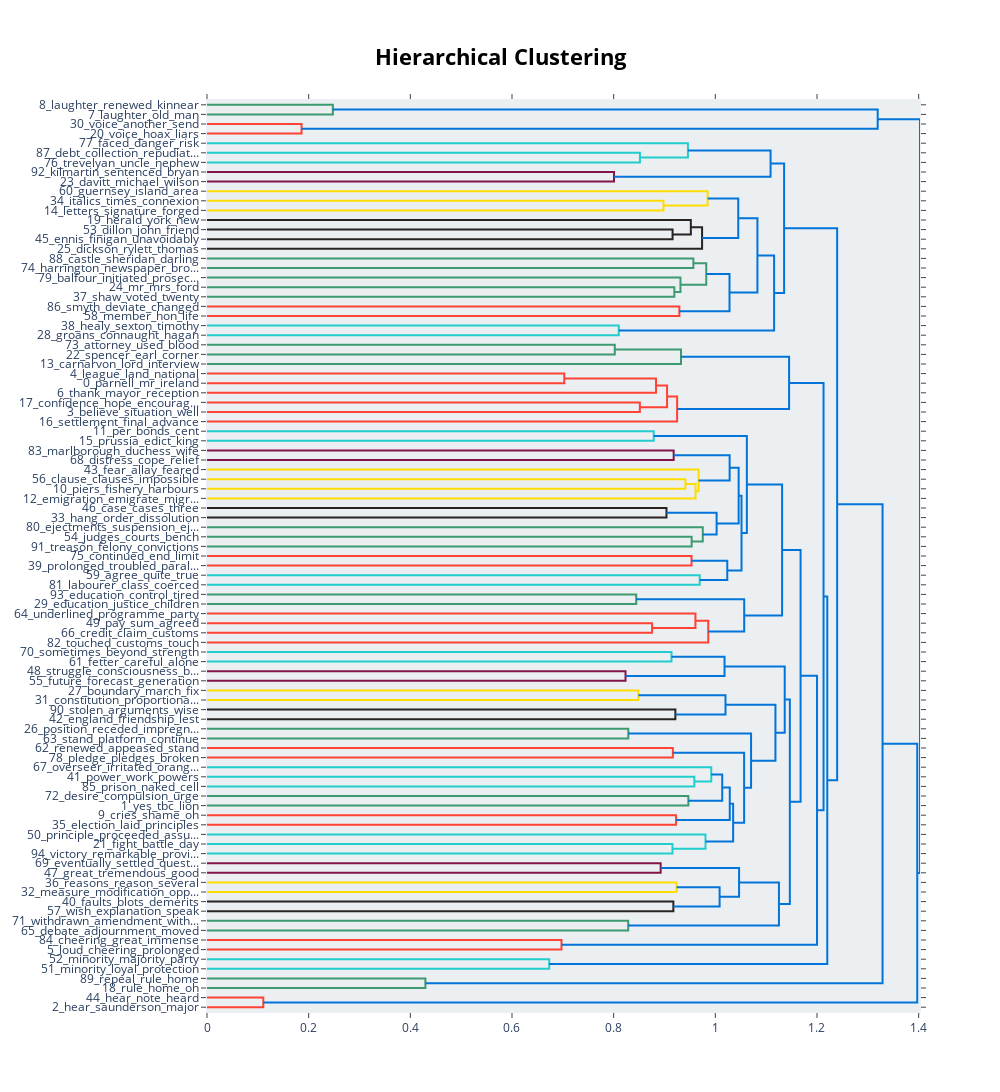

The notebook cell saved with this chart:
### Markdown cell above
### Clustering Groups

### Code cell
model_data.visualize_hierarchy()

### Figure 1 — Plotly figure (JSON) as saved in the notebook; plotly's stock layout.template omitted (floating-point values rounded to 4 significant figures)
{"data": [{"hoverinfo": "text", "marker": {"color": "rgb(61,153,112)"}, "mode": "lines", "type": "scatter", "x": [0, 0.2476, 0.2476, 0], "xaxis": "x", "y": [-5, -5, -15, -15], "yaxis": "y"}, {"hoverinfo": "text", "marker": {"color": "rgb(255,65,54)"}, "mode": "lines", "type": "scatter", "x": [0, 0.186, 0.186, 0], "xaxis": "x", "y": [-25, -25, -35, -35], "yaxis": "y"}, {"hoverinfo": "text", "marker": {"color": "rgb(0,116,217)"}, "mode": "lines", "type": "scatter", "x": [0.2476, 1.319, 1.319, 0.186], "xaxis": "x", "y": [-10, -10, -30, -30], "yaxis": "y"}, {"hoverinfo": "text", "marker": {"color": "rgb(35,205,205)"}, "mode": "lines", "type": "scatter", "x": [0, 0.8517, 0.8517, 0], "xaxis": "x", "y": [-55, -55, -65, -65], "yaxis": "y"}, {"hoverinfo": "text", "marker": {"color": "rgb(35,205,205)"}, "mode": "lines", "type": "scatter", "x": [0, 0.9461, 0.9461, 0.8517], "xaxis": "x", "y": [-45, -45, -60, -60], "yaxis": "y"}, {"hoverinfo": "text", "marker": {"color": "rgb(133,20,75)"}, "mode": "lines", "type": "scatter", "x": [0, 0.8007, 0.8007, 0], "xaxis": "x", "y": [-75, -75, -85, -85], "yaxis": "y"}, {"hoverinfo": "text", "marker": {"color": "rgb(0,116,217)"}, "mode": "lines", "type": "scatter", "x": [0.9461, 1.109, 1.109, 0.8007], "xaxis": "x", "y": [-52.5, -52.5, -80, -80], "yaxis": "y"}, {"hoverinfo": "text", "marker": {"color": "rgb(255,220,0)"}, "mode": "lines", "type": "scatter", "x": [0, 0.898, 0.898, 0], "xaxis": "x", "y": [-105, -105, -115, -115], "yaxis": "y"}, {"hoverinfo": "text", "marker": {"color": "rgb(255,220,0)"}, "mode": "lines", "type": "scatter", "x": [0, 0.9848, 0.9848, 0.898], "xaxis": "x", "y": [-95, -95, -110, -110], "yaxis": "y"}, {"hoverinfo": "text", "marker": {"color": "rgb(40,35,35)"}, "mode": "lines", "type": "scatter", "x": [0, 0.9159, 0.9159, 0], "xaxis": "x", "y": [-135, -135, -145, -145], "yaxis": "y"}, {"hoverinfo": "text", "marker": {"color": "rgb(40,35,35)"}, "mode": "lines", "type": "scatter", "x": [0, 0.9518, 0.9518, 0.9159], "xaxis": "x", "y": [-125, -125, -140, -140], "yaxis": "y"}, {"hoverinfo": "text", "marker": {"color": "rgb(40,35,35)"}, "mode": "lines", "type": "scatter", "x": [0.9518, 0.974, 0.974, 0], "xaxis": "x", "y": [-132.5, -132.5, -155, -155], "yaxis": "y"}, {"hoverinfo": "text", "marker": {"color": "rgb(0,116,217)"}, "mode": "lines", "type": "scatter", "x": [0.9848, 1.045, 1.045, 0.974], "xaxis": "x", "y": [-102.5, -102.5, -143.8, -143.8], "yaxis": "y"}, {"hoverinfo": "text", "marker": {"color": "rgb(61,153,112)"}, "mode": "lines", "type": "scatter", "x": [0, 0.9568, 0.9568, 0], "xaxis": "x", "y": [-165, -165, -175, -175], "yaxis": "y"}, {"hoverinfo": "text", "marker": {"color": "rgb(61,153,112)"}, "mode": "lines", "type": "scatter", "x": [0, 0.9194, 0.9194, 0], "xaxis": "x", "y": [-195, -195, -205, -205], "yaxis": "y"}, {"hoverinfo": "text", "marker": {"color": "rgb(61,153,112)"}, "mode": "lines", "type": "scatter", "x": [0, 0.9314, 0.9314, 0.9194], "xaxis": "x", "y": [-185, -185, -200, -200], "yaxis": "y"}, {"hoverinfo": "text", "marker": {"color": "rgb(61,153,112)"}, "mode": "lines", "type": "scatter", "x": [0.9568, 0.9821, 0.9821, 0.9314], "xaxis": "x", "y": [-170, -170, -192.5, -192.5], "yaxis": "y"}, {"hoverinfo": "text", "marker": {"color": "rgb(255,65,54)"}, "mode": "lines", "type": "scatter", "x": [0, 0.9292, 0.9292, 0], "xaxis": "x", "y": [-215, -215, -225, -225], "yaxis": "y"}, {"hoverinfo": "text", "marker": {"color": "rgb(0,116,217)"}, "mode": "lines", "type": "scatter", "x": [0.9821, 1.028, 1.028, 0.9292], "xaxis": "x", "y": [-181.2, -181.2, -220, -220], "yaxis": "y"}, {"hoverinfo": "text", "marker": {"color": "rgb(0,116,217)"}, "mode": "lines", "type": "scatter", "x": [1.045, 1.083, 1.083, 1.028], "xaxis": "x", "y": [-123.1, -123.1, -200.6, -200.6], "yaxis": "y"}, {"hoverinfo": "text", "marker": {"color": "rgb(35,205,205)"}, "mode": "lines", "type": "scatter", "x": [0, 0.81, 0.81, 0], "xaxis": "x", "y": [-235, -235, -245, -245], "yaxis": "y"}, {"hoverinfo": "text", "marker": {"color": "rgb(0,116,217)"}, "mode": "lines", "type": "scatter", "x": [1.083, 1.116, 1.116, 0.81], "xaxis": "x", "y": [-161.9, -161.9, -240, -240], "yaxis": "y"}, {"hoverinfo": "text", "marker": {"color": "rgb(0,116,217)"}, "mode": "lines", "type": "scatter", "x": [1.109, 1.135, 1.135, 1.116], "xaxis": "x", "y": [-66.25, -66.25, -200.9, -200.9], "yaxis": "y"}, {"hoverinfo": "text", "marker": {"color": "rgb(61,153,112)"}, "mode": "lines", "type": "scatter", "x": [0, 0.8022, 0.8022, 0], "xaxis": "x", "y": [-255, -255, -265, -265], "yaxis": "y"}, {"hoverinfo": "text", "marker": {"color": "rgb(61,153,112)"}, "mode": "lines", "type": "scatter", "x": [0.8022, 0.9325, 0.9325, 0], "xaxis": "x", "y": [-260, -260, -275, -275], "yaxis": "y"}, {"hoverinfo": "text", "marker": {"color": "rgb(255,65,54)"}, "mode": "lines", "type": "scatter", "x": [0, 0.7029, 0.7029, 0], "xaxis": "x", "y": [-285, -285, -295, -295], "yaxis": "y"}, {"hoverinfo": "text", "marker": {"color": "rgb(255,65,54)"}, "mode": "lines", "type": "scatter", "x": [0.7029, 0.8834, 0.8834, 0], "xaxis": "x", "y": [-290, -290, -305, -305], "yaxis": "y"}, {"hoverinfo": "text", "marker": {"color": "rgb(255,65,54)"}, "mode": "lines", "type": "scatter", "x": [0, 0.8515, 0.8515, 0], "xaxis": "x", "y": [-315, -315, -325, -325], "yaxis": "y"}, {"hoverinfo": "text", "marker": {"color": "rgb(255,65,54)"}, "mode": "lines", "type": "scatter", "x": [0.8834, 0.9051, 0.9051, 0.8515], "xaxis": "x", "y": [-297.5, -297.5, -320, -320], "yaxis": "y"}, {"hoverinfo": "text", "marker": {"color": "rgb(255,65,54)"}, "mode": "lines", "type": "scatter", "x": [0.9051, 0.9249, 0.9249, 0], "xaxis": "x", "y": [-308.8, -308.8, -335, -335], "yaxis": "y"}, {"hoverinfo": "text", "marker": {"color": "rgb(0,116,217)"}, "mode": "lines", "type": "scatter", "x": [0.9325, 1.145, 1.145, 0.9249], "xaxis": "x", "y": [-267.5, -267.5, -321.9, -321.9], "yaxis": "y"}, {"hoverinfo": "text", "marker": {"color": "rgb(35,205,205)"}, "mode": "lines", "type": "scatter", "x": [0, 0.8789, 0.8789, 0], "xaxis": "x", "y": [-345, -345, -355, -355], "yaxis": "y"}, {"hoverinfo": "text", "marker": {"color": "rgb(133,20,75)"}, "mode": "lines", "type": "scatter", "x": [0, 0.9181, 0.9181, 0], "xaxis": "x", "y": [-365, -365, -375, -375], "yaxis": "y"}, {"hoverinfo": "text", "marker": {"color": "rgb(255,220,0)"}, "mode": "lines", "type": "scatter", "x": [0, 0.9411, 0.9411, 0], "xaxis": "x", "y": [-395, -395, -405, -405], "yaxis": "y"}, {"hoverinfo": "text", "marker": {"color": "rgb(255,220,0)"}, "mode": "lines", "type": "scatter", "x": [0.9411, 0.9611, 0.9611, 0], "xaxis": "x", "y": [-400, -400, -415, -415], "yaxis": "y"}, {"hoverinfo": "text", "marker": {"color": "rgb(255,220,0)"}, "mode": "lines", "type": "scatter", "x": [0, 0.9671, 0.9671, 0.9611], "xaxis": "x", "y": [-385, -385, -407.5, -407.5], "yaxis": "y"}, {"hoverinfo": "text", "marker": {"color": "rgb(0,116,217)"}, "mode": "lines", "type": "scatter", "x": [0.9181, 1.028, 1.028, 0.9671], "xaxis": "x", "y": [-370, -370, -396.2, -396.2], "yaxis": "y"}, {"hoverinfo": "text", "marker": {"color": "rgb(40,35,35)"}, "mode": "lines", "type": "scatter", "x": [0, 0.9039, 0.9039, 0], "xaxis": "x", "y": [-425, -425, -435, -435], "yaxis": "y"}, {"hoverinfo": "text", "marker": {"color": "rgb(61,153,112)"}, "mode": "lines", "type": "scatter", "x": [0, 0.9534, 0.9534, 0], "xaxis": "x", "y": [-455, -455, -465, -465], "yaxis": "y"}, {"hoverinfo": "text", "marker": {"color": "rgb(61,153,112)"}, "mode": "lines", "type": "scatter", "x": [0, 0.9753, 0.9753, 0.9534], "xaxis": "x", "y": [-445, -445, -460, -460], "yaxis": "y"}, {"hoverinfo": "text", "marker": {"color": "rgb(0,116,217)"}, "mode": "lines", "type": "scatter", "x": [0.9039, 1.003, 1.003, 0.9753], "xaxis": "x", "y": [-430, -430, -452.5, -452.5], "yaxis": "y"}, {"hoverinfo": "text", "marker": {"color": "rgb(0,116,217)"}, "mode": "lines", "type": "scatter", "x": [1.028, 1.046, 1.046, 1.003], "xaxis": "x", "y": [-383.1, -383.1, -441.2, -441.2], "yaxis": "y"}, {"hoverinfo": "text", "marker": {"color": "rgb(255,65,54)"}, "mode": "lines", "type": "scatter", "x": [0, 0.9532, 0.9532, 0], "xaxis": "x", "y": [-475, -475, -485, -485], "yaxis": "y"}, {"hoverinfo": "text", "marker": {"color": "rgb(35,205,205)"}, "mode": "lines", "type": "scatter", "x": [0, 0.9693, 0.9693, 0], "xaxis": "x", "y": [-495, -495, -505, -505], "yaxis": "y"}, {"hoverinfo": "text", "marker": {"color": "rgb(0,116,217)"}, "mode": "lines", "type": "scatter", "x": [0.9532, 1.023, 1.023, 0.9693], "xaxis": "x", "y": [-480, -480, -500, -500], "yaxis": "y"}, {"hoverinfo": "text", "marker": {"color": "rgb(0,116,217)"}, "mode": "lines", "type": "scatter", "x": [1.046, 1.052, 1.052, 1.023], "xaxis": "x", "y": [-412.2, -412.2, -490, -490], "yaxis": "y"}, {"hoverinfo": "text", "marker": {"color": "rgb(0,116,217)"}, "mode": "lines", "type": "scatter", "x": [0.8789, 1.062, 1.062, 1.052], "xaxis": "x", "y": [-350, -350, -451.1, -451.1], "yaxis": "y"}, {"hoverinfo": "text", "marker": {"color": "rgb(61,153,112)"}, "mode": "lines", "type": "scatter", "x": [0, 0.8444, 0.8444, 0], "xaxis": "x", "y": [-515, -515, -525, -525], "yaxis": "y"}, {"hoverinfo": "text", "marker": {"color": "rgb(255,65,54)"}, "mode": "lines", "type": "scatter", "x": [0, 0.8756, 0.8756, 0], "xaxis": "x", "y": [-545, -545, -555, -555], "yaxis": "y"}, {"hoverinfo": "text", "marker": {"color": "rgb(255,65,54)"}, "mode": "lines", "type": "scatter", "x": [0, 0.9609, 0.9609, 0.8756], "xaxis": "x", "y": [-535, -535, -550, -550], "yaxis": "y"}, {"hoverinfo": "text", "marker": {"color": "rgb(255,65,54)"}, "mode": "lines", "type": "scatter", "x": [0.9609, 0.9861, 0.9861, 0], "xaxis": "x", "y": [-542.5, -542.5, -565, -565], "yaxis": "y"}, {"hoverinfo": "text", "marker": {"color": "rgb(0,116,217)"}, "mode": "lines", "type": "scatter", "x": [0.8444, 1.057, 1.057, 0.9861], "xaxis": "x", "y": [-520, -520, -553.8, -553.8], "yaxis": "y"}, {"hoverinfo": "text", "marker": {"color": "rgb(0,116,217)"}, "mode": "lines", "type": "scatter", "x": [1.062, 1.131, 1.131, 1.057], "xaxis": "x", "y": [-400.5, -400.5, -536.9, -536.9], "yaxis": "y"}, {"hoverinfo": "text", "marker": {"color": "rgb(35,205,205)"}, "mode": "lines", "type": "scatter", "x": [0, 0.9138, 0.9138, 0], "xaxis": "x", "y": [-575, -575, -585, -585], "yaxis": "y"}, {"hoverinfo": "text", "marker": {"color": "rgb(133,20,75)"}, "mode": "lines", "type": "scatter", "x": [0, 0.8234, 0.8234, 0], "xaxis": "x", "y": [-595, -595, -605, -605], "yaxis": "y"}, {"hoverinfo": "text", "marker": {"color": "rgb(0,116,217)"}, "mode": "lines", "type": "scatter", "x": [0.9138, 1.018, 1.018, 0.8234], "xaxis": "x", "y": [-580, -580, -600, -600], "yaxis": "y"}, {"hoverinfo": "text", "marker": {"color": "rgb(255,220,0)"}, "mode": "lines", "type": "scatter", "x": [0, 0.8486, 0.8486, 0], "xaxis": "x", "y": [-615, -615, -625, -625], "yaxis": "y"}, {"hoverinfo": "text", "marker": {"color": "rgb(40,35,35)"}, "mode": "lines", "type": "scatter", "x": [0, 0.9214, 0.9214, 0], "xaxis": "x", "y": [-635, -635, -645, -645], "yaxis": "y"}, {"hoverinfo": "text", "marker": {"color": "rgb(0,116,217)"}, "mode": "lines", "type": "scatter", "x": [0.8486, 1.02, 1.02, 0.9214], "xaxis": "x", "y": [-620, -620, -640, -640], "yaxis": "y"}, {"hoverinfo": "text", "marker": {"color": "rgb(61,153,112)"}, "mode": "lines", "type": "scatter", "x": [0, 0.8288, 0.8288, 0], "xaxis": "x", "y": [-655, -655, -665, -665], "yaxis": "y"}, {"hoverinfo": "text", "marker": {"color": "rgb(255,65,54)"}, "mode": "lines", "type": "scatter", "x": [0, 0.9164, 0.9164, 0], "xaxis": "x", "y": [-675, -675, -685, -685], "yaxis": "y"}, {"hoverinfo": "text", "marker": {"color": "rgb(35,205,205)"}, "mode": "lines", "type": "scatter", "x": [0, 0.9587, 0.9587, 0], "xaxis": "x", "y": [-705, -705, -715, -715], "yaxis": "y"}, {"hoverinfo": "text", "marker": {"color": "rgb(35,205,205)"}, "mode": "lines", "type": "scatter", "x": [0, 0.992, 0.992, 0.9587], "xaxis": "x", "y": [-695, -695, -710, -710], "yaxis": "y"}, {"hoverinfo": "text", "marker": {"color": "rgb(61,153,112)"}, "mode": "lines", "type": "scatter", "x": [0, 0.947, 0.947, 0], "xaxis": "x", "y": [-725, -725, -735, -735], "yaxis": "y"}, {"hoverinfo": "text", "marker": {"color": "rgb(0,116,217)"}, "mode": "lines", "type": "scatter", "x": [0.992, 1.014, 1.014, 0.947], "xaxis": "x", "y": [-702.5, -702.5, -730, -730], "yaxis": "y"}, {"hoverinfo": "text", "marker": {"color": "rgb(255,65,54)"}, "mode": "lines", "type": "scatter", "x": [0, 0.9228, 0.9228, 0], "xaxis": "x", "y": [-745, -745, -755, -755], "yaxis": "y"}, {"hoverinfo": "text", "marker": {"color": "rgb(0,116,217)"}, "mode": "lines", "type": "scatter", "x": [1.014, 1.028, 1.028, 0.9228], "xaxis": "x", "y": [-716.2, -716.2, -750, -750], "yaxis": "y"}, {"hoverinfo": "text", "marker": {"color": "rgb(35,205,205)"}, "mode": "lines", "type": "scatter", "x": [0, 0.9157, 0.9157, 0], "xaxis": "x", "y": [-775, -775, -785, -785], "yaxis": "y"}, {"hoverinfo": "text", "marker": {"color": "rgb(35,205,205)"}, "mode": "lines", "type": "scatter", "x": [0, 0.9807, 0.9807, 0.9157], "xaxis": "x", "y": [-765, -765, -780, -780], "yaxis": "y"}, {"hoverinfo": "text", "marker": {"color": "rgb(0,116,217)"}, "mode": "lines", "type": "scatter", "x": [1.028, 1.035, 1.035, 0.9807], "xaxis": "x", "y": [-733.1, -733.1, -772.5, -772.5], "yaxis": "y"}, {"hoverinfo": "text", "marker": {"color": "rgb(0,116,217)"}, "mode": "lines", "type": "scatter", "x": [0.9164, 1.057, 1.057, 1.035], "xaxis": "x", "y": [-680, -680, -752.8, -752.8], "yaxis": "y"}, {"hoverinfo": "text", "marker": {"color": "rgb(0,116,217)"}, "mode": "lines", "type": "scatter", "x": [0.8288, 1.07, 1.07, 1.057], "xaxis": "x", "y": [-660, -660, -716.4, -716.4], "yaxis": "y"}, {"hoverinfo": "text", "marker": {"color": "rgb(0,116,217)"}, "mode": "lines", "type": "scatter", "x": [1.02, 1.118, 1.118, 1.07], "xaxis": "x", "y": [-630, -630, -688.2, -688.2], "yaxis": "y"}, {"hoverinfo": "text", "marker": {"color": "rgb(0,116,217)"}, "mode": "lines", "type": "scatter", "x": [1.018, 1.137, 1.137, 1.118], "xaxis": "x", "y": [-590, -590, -659.1, -659.1], "yaxis": "y"}, {"hoverinfo": "text", "marker": {"color": "rgb(133,20,75)"}, "mode": "lines", "type": "scatter", "x": [0, 0.8924, 0.8924, 0], "xaxis": "x", "y": [-795, -795, -805, -805], "yaxis": "y"}, {"hoverinfo": "text", "marker": {"color": "rgb(255,220,0)"}, "mode": "lines", "type": "scatter", "x": [0, 0.9238, 0.9238, 0], "xaxis": "x", "y": [-815, -815, -825, -825], "yaxis": "y"}, {"hoverinfo": "text", "marker": {"color": "rgb(40,35,35)"}, "mode": "lines", "type": "scatter", "x": [0, 0.9174, 0.9174, 0], "xaxis": "x", "y": [-835, -835, -845, -845], "yaxis": "y"}, {"hoverinfo": "text", "marker": {"color": "rgb(0,116,217)"}, "mode": "lines", "type": "scatter", "x": [0.9238, 1.008, 1.008, 0.9174], "xaxis": "x", "y": [-820, -820, -840, -840], "yaxis": "y"}, {"hoverinfo": "text", "marker": {"color": "rgb(0,116,217)"}, "mode": "lines", "type": "scatter", "x": [0.8924, 1.047, 1.047, 1.008], "xaxis": "x", "y": [-800, -800, -830, -830], "yaxis": "y"}, {"hoverinfo": "text", "marker": {"color": "rgb(61,153,112)"}, "mode": "lines", "type": "scatter", "x": [0, 0.8286, 0.8286, 0], "xaxis": "x", "y": [-855, -855, -865, -865], "yaxis": "y"}, {"hoverinfo": "text", "marker": {"color": "rgb(0,116,217)"}, "mode": "lines", "type": "scatter", "x": [1.047, 1.125, 1.125, 0.8286], "xaxis": "x", "y": [-815, -815, -860, -860], "yaxis": "y"}, {"hoverinfo": "text", "marker": {"color": "rgb(0,116,217)"}, "mode": "lines", "type": "scatter", "x": [1.137, 1.147, 1.147, 1.125], "xaxis": "x", "y": [-624.6, -624.6, -837.5, -837.5], "yaxis": "y"}, {"hoverinfo": "text", "marker": {"color": "rgb(0,116,217)"}, "mode": "lines", "type": "scatter", "x": [1.131, 1.168, 1.168, 1.147], "xaxis": "x", "y": [-468.7, -468.7, -731.0, -731.0], "yaxis": "y"}, {"hoverinfo": "text", "marker": {"color": "rgb(255,65,54)"}, "mode": "lines", "type": "scatter", "x": [0, 0.6974, 0.6974, 0], "xaxis": "x", "y": [-875, -875, -885, -885], "yaxis": "y"}, {"hoverinfo": "text", "marker": {"color": "rgb(0,116,217)"}, "mode": "lines", "type": "scatter", "x": [1.168, 1.2, 1.2, 0.6974], "xaxis": "x", "y": [-599.9, -599.9, -880, -880], "yaxis": "y"}, {"hoverinfo": "text", "marker": {"color": "rgb(0,116,217)"}, "mode": "lines", "type": "scatter", "x": [1.145, 1.213, 1.213, 1.2], "xaxis": "x", "y": [-294.7, -294.7, -739.9, -739.9], "yaxis": "y"}, {"hoverinfo": "text", "marker": {"color": "rgb(35,205,205)"}, "mode": "lines", "type": "scatter", "x": [0, 0.6732, 0.6732, 0], "xaxis": "x", "y": [-895, -895, -905, -905], "yaxis": "y"}, {"hoverinfo": "text", "marker": {"color": "rgb(0,116,217)"}, "mode": "lines", "type": "scatter", "x": [1.213, 1.22, 1.22, 0.6732], "xaxis": "x", "y": [-517.3, -517.3, -900, -900], "yaxis": "y"}, {"hoverinfo": "text", "marker": {"color": "rgb(0,116,217)"}, "mode": "lines", "type": "scatter", "x": [1.135, 1.24, 1.24, 1.22], "xaxis": "x", "y": [-133.6, -133.6, -708.7, -708.7], "yaxis": "y"}, {"hoverinfo": "text", "marker": {"color": "rgb(61,153,112)"}, "mode": "lines", "type": "scatter", "x": [0, 0.4297, 0.4297, 0], "xaxis": "x", "y": [-915, -915, -925, -925], "yaxis": "y"}, {"hoverinfo": "text", "marker": {"color": "rgb(0,116,217)"}, "mode": "lines", "type": "scatter", "x": [1.24, 1.329, 1.329, 0.4297], "xaxis": "x", "y": [-421.1, -421.1, -920, -920], "yaxis": "y"}, {"hoverinfo": "text", "marker": {"color": "rgb(255,65,54)"}, "mode": "lines", "type": "scatter", "x": [0, 0.1107, 0.1107, 0], "xaxis": "x", "y": [-935, -935, -945, -945], "yaxis": "y"}, {"hoverinfo": "text", "marker": {"color": "rgb(0,116,217)"}, "mode": "lines", "type": "scatter", "x": [1.329, 1.397, 1.397, 0.1107], "xaxis": "x", "y": [-670.6, -670.6, -940, -940], "yaxis": "y"}, {"hoverinfo": "text", "marker": {"color": "rgb(0,116,217)"}, "mode": "lines", "type": "scatter", "x": [1.319, 1.403, 1.403, 1.397], "xaxis": "x", "y": [-20, -20, -805.3, -805.3], "yaxis": "y"}], "layout": {"autosize": false, "height": 1625, "hoverlabel": {"bgcolor": "white", "font": {"family": "Rockwell", "size": 16}}, "hovermode": "closest", "plot_bgcolor": "#ECEFF1", "showlegend": false, "title": {"font": {"color": "Black", "size": 22}, "text": "<b>Hierarchical Clustering</b>", "x": 0.5, "xanchor": "center", "yanchor": "top"}, "width": 1000, "xaxis": {"mirror": "allticks", "rangemode": "tozero", "showgrid": false, "showline": true, "showticklabels": true, "ticks": "outside", "type": "linear", "zeroline": false}, "yaxis": {"mirror": "allticks", "range": [-950, 0], "rangemode": "tozero", "showgrid": false, "showline": true, "showticklabels": true, "tickmode": "array", "ticks": "outside", "ticktext": ["8_laughter_renewed_kinnear", "7_laughter_old_man", "30_voice_another_send", "20_voice_hoax_liars", "77_faced_danger_risk", "87_debt_collection_repudiat...", "76_trevelyan_uncle_nephew", "92_kilmartin_sentenced_bryan", "23_davitt_michael_wilson", "60_guernsey_island_area", "34_italics_times_connexion", "14_letters_signature_forged", "19_herald_york_new", "53_dillon_john_friend", "45_ennis_finigan_unavoidably", "25_dickson_rylett_thomas", "88_castle_sheridan_darling", "74_harrington_newspaper_bro...", "79_balfour_initiated_prosec...", "24_mr_mrs_ford", "37_shaw_voted_twenty", "86_smyth_deviate_changed", "58_member_hon_life", "38_healy_sexton_timothy", "28_groans_connaught_hagan", "73_attorney_used_blood", "22_spencer_earl_corner", "13_carnarvon_lord_interview", "4_league_land_national", "0_parnell_mr_ireland", "6_thank_mayor_reception", "17_confidence_hope_encourag...", "3_believe_situation_well", "16_settlement_final_advance", "11_per_bonds_cent", "15_prussia_edict_king", "83_marlborough_duchess_wife", "68_distress_cope_relief", "43_fear_allay_feared", "56_clause_clauses_impossible", "10_piers_fishery_harbours", "12_emigration_emigrate_migr...", "46_case_cases_three", "33_hang_order_dissolution", "80_ejectments_suspension_ej...", "54_judges_courts_bench", "91_treason_felony_convictions", "75_continued_end_limit", "39_prolonged_troubled_paral...", "59_agree_quite_true", "81_labourer_class_coerced", "93_education_control_tired", "29_education_justice_children", "64_underlined_programme_party", "49_pay_sum_agreed", "66_credit_claim_customs", "82_touched_customs_touch", "70_sometimes_beyond_strength", "61_fetter_careful_alone", "48_struggle_consciousness_b...", "55_future_forecast_generation", "27_boundary_march_fix", "31_constitution_proportiona...", "90_stolen_arguments_wise", "42_england_friendship_lest", "26_position_receded_impregn...", "63_stand_platform_continue", "62_renewed_appeased_stand", "78_pledge_pledges_broken", "67_overseer_irritated_orang...", "41_power_work_powers", "85_prison_naked_cell", "72_desire_compulsion_urge", "1_yes_tbc_lion", "9_cries_shame_oh", "35_election_laid_principles", "50_principle_proceeded_assu...", "21_fight_battle_day", "94_victory_remarkable_provi...", "69_eventually_settled_quest...", "47_great_tremendous_good", "36_reasons_reason_several", "32_measure_modification_opp...", "40_faults_blots_demerits", "57_wish_explanation_speak", "71_withdrawn_amendment_with...", "65_debate_adjournment_moved", "84_cheering_great_immense", "5_loud_cheering_prolonged", "52_minority_majority_party", "51_minority_loyal_protection", "89_repeal_rule_home", "18_rule_home_oh", "44_hear_note_heard", "2_hear_saunderson_major"], "tickvals": [-5, -15, -25, -35, -45, -55, -65, -75, -85, -95, -105, -115, -125, -135, -145, -155, -165, -175, -185, -195, -205, -215, -225, -235, -245, -255, -265, -275, -285, -295, -305, -315, -325, -335, -345, -355, -365, -375, -385, -395, -405, -415, -425, -435, -445, -455, -465, -475, -485, -495, -505, -515, -525, -535, -545, -555, -565, -575, -585, -595, -605, -615, -625, -635, -645, -655, -665, -675, -685, -695, -705, -715, -725, -735, -745, -755, -765, -775, -785, -795, -805, -815, -825, -835, -845, -855, -865, -875, -885, -895, -905, -915, -925, -935, -945], "type": "linear", "zeroline": false}}}
